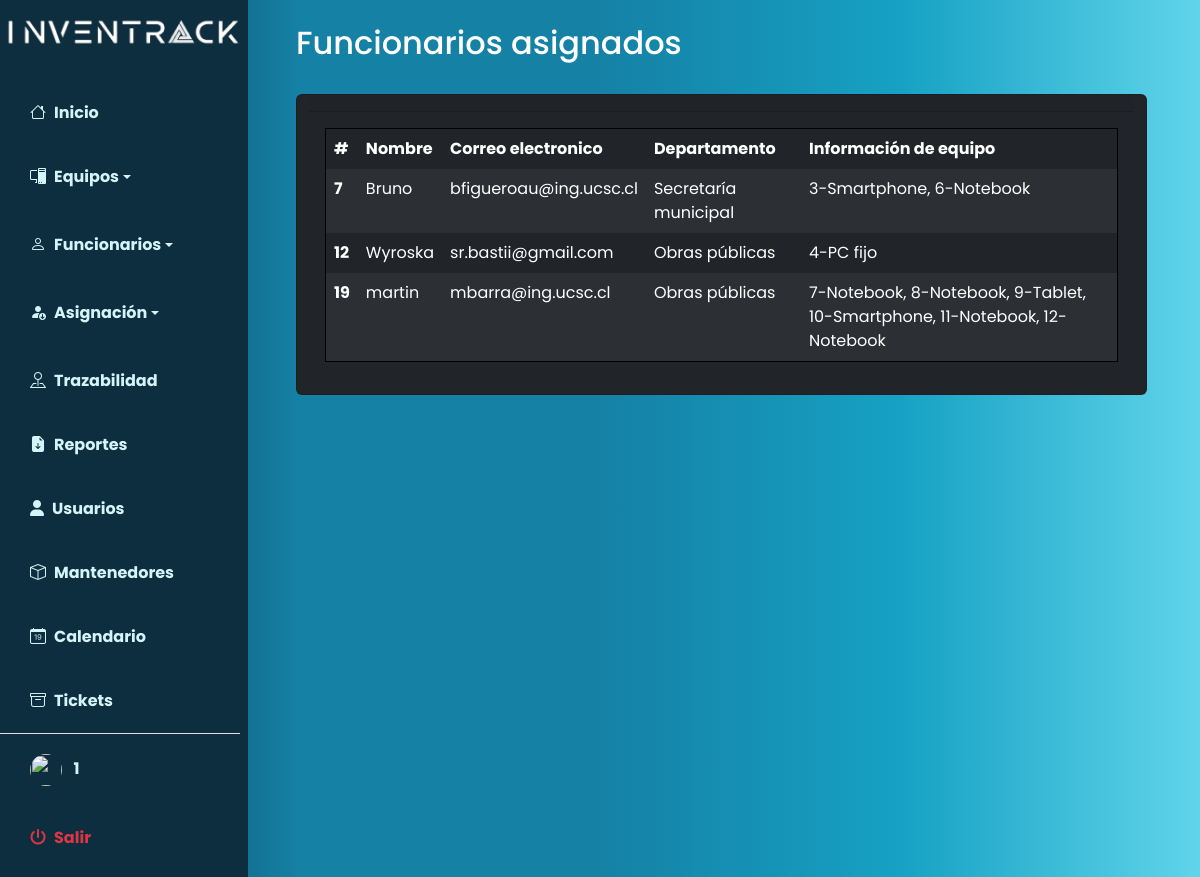
Before: /index.php?p=mantenedores/funcionarios/funcionariosAsignados (signed in) with the older database file.
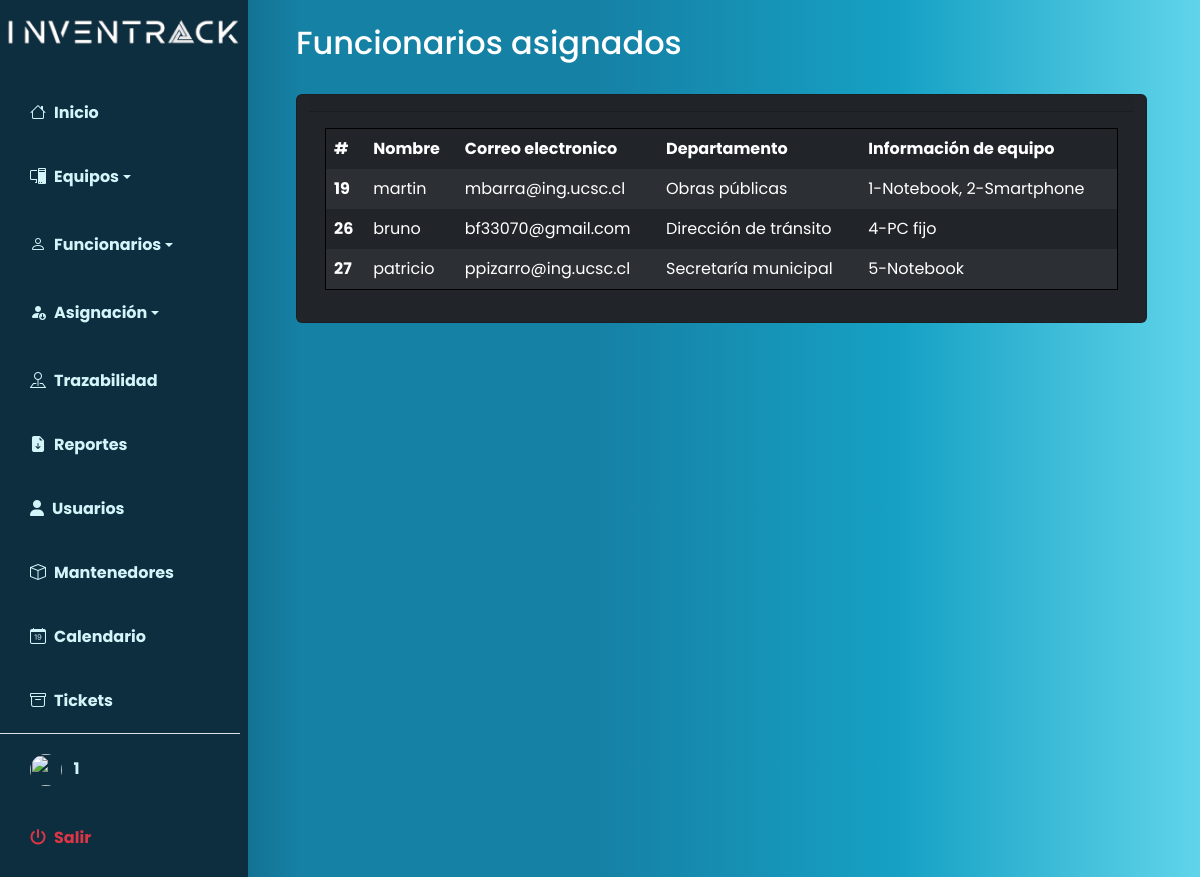
After: the same page with the newer database file.
### tables this page shows
CREATE TABLE `funcionarios` (
  `id` int(10) NOT NULL,
  `nombre` varchar(50) NOT NULL,
  `apellido` varchar(50) NOT NULL,
  `email` varchar(50) NOT NULL,
  `establecimiento_id` int(10) NOT NULL,
  `departamento_id` int(10) NOT NULL
);

CREATE TABLE `departamentos` (
  `id` int(10) NOT NULL,
  `departamento` varchar(50) NOT NULL
);

### index.php (called while the page is built, shortened)
<?php
$pagina = isset($_GET['p']) ? strtolower($_GET['p']) : 'home';
require_once 'includes/header.php';
require_once 'pages/' . $pagina . '.php';
require_once 'includes/footer.php';
?>

### pages/mantenedores/funcionarios/funcionariosAsignados.php (the view, shortened to what this page needs)
<?php
include("database/auth.php");
$query = "SELECT funcionarios.*, establecimientos.establecimiento AS establecimiento, departamentos.departamento AS departamento,
    GROUP_CONCAT(CONCAT(equipos.id, '-', tipo.tipo) SEPARATOR ', ') AS equipos_info
FROM funcionarios
LEFT JOIN establecimientos ON funcionarios.establecimiento_id = establecimientos.id
LEFT JOIN departamentos ON funcionarios.departamento_id = departamentos.id
LEFT JOIN equipos ON funcionarios.id = equipos.funcionario_id
LEFT JOIN tipo ON equipos.tipo_id = tipo.id
WHERE funcionarios.nombre != 'no asignado'
GROUP BY funcionarios.id
HAVING equipos_info IS NOT NULL AND equipos_info != ''
;";
$result = mysqli_query($connection, $query);
?>
<nav class="navbar navbar-expand-lg navbar-light bg-transparent py-4 px-4">
    <h2 class="fs-2 mx-4 text-white">Funcionarios asignados</h2>
</nav>
<main class="container mx-5">
    <div class="row" id="contenedortabla">
        <div class="card text-bg-dark">
            <div class="card-header">
            </div>
            <div class="card-body table-responsive text-bg-dark">
                <table class="table table-hover table-dark table-striped tableAux dataTables table-borderless">
                    <thead class="">
                        <tr>
                            <th scope="col">#</th>
                            <th scope="col">Nombre</th>
                            <th scope="col">Correo electronico</th>
                            <th scope="col">Departamento</th>
                            <th scope="col">Información de equipo</th>
                        </tr>
                    </thead>
                    <tbody>
                        <?php while ($fila = mysqli_fetch_array($result)): ?>
                            <tr>
                                <th scope="row">
                                    <?= $fila['id'] ?>
                                </th>
                                <td>
                                    <?= $fila['nombre'] ?>
                                </td>
                                <td>
                                    <?= $fila['email'] ?>
                                </td>
                                <td>
                                    <?= $fila['departamento'] ?>
                                </td>
                                <td>
                                    <?= $fila['equipos_info'] ?>
                                </td>
                            </tr>
                        <?php endwhile; ?>
                    </tbody>
                </table>
            </div>
        </div>
    </div>
</main>

Changed rows visible on the page:
removed funcionarios: id "7", nombre "Bruno", email "bfigueroau@ing.ucsc.cl", departamento.departamento "Secretaría municipal", equipos_info "3-Smartphone, 6-Notebook"
removed funcionarios: id "12", nombre "Wyroska", email "sr.bastii@gmail.com", departamento.departamento "Obras públicas", equipos_info "4-PC fijo"
computed for funcionarios "martin": equipos_info "7-Notebook, 8-Notebook, 9-Tablet, 10-Smartphone, 11-Notebook, 12-Notebook" → "1-Notebook, 2-Smartphone"
added funcionarios: id "26", nombre "bruno", email "bf33070@gmail.com", departamento.departamento "Dirección de tránsito", equipos_info "4-PC fijo"
added funcionarios: id "27", nombre "patricio", email "ppizarro@ing.ucsc.cl", departamento.departamento "Secretaría municipal", equipos_info "5-Notebook"
